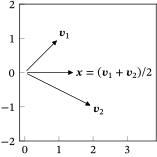

The Python source for this figure:
from pathlib import PurePath
import matplotlib.pyplot as plt
from arrow import add_2d_vector

plt.style.use("sigproc")

fig, ax = plt.subplots()

v1 = (1, 1)
v2 = (2, -1)
x = (1.5, 0)

add_2d_vector(ax, (0, 0), v1)
add_2d_vector(ax, (0, 0), v2)
add_2d_vector(ax, (0, 0), x)

ax.text(*v1, r"$\vect{v}_1$", ha="left", va="bottom")
ax.text(*v2, r"$\vect{v}_2$", ha="left", va="top")
ax.text(*x, r"$\vect{x}=(\vect{v}_1+\vect{v}_2)/2$", ha="left", va="center")

ax.axis([-0.15, 3.85, -2, 2])
ax.axis("square")
fig.savefig(str(PurePath(__file__).parent / (PurePath(__file__).stem + ".pdf")))
